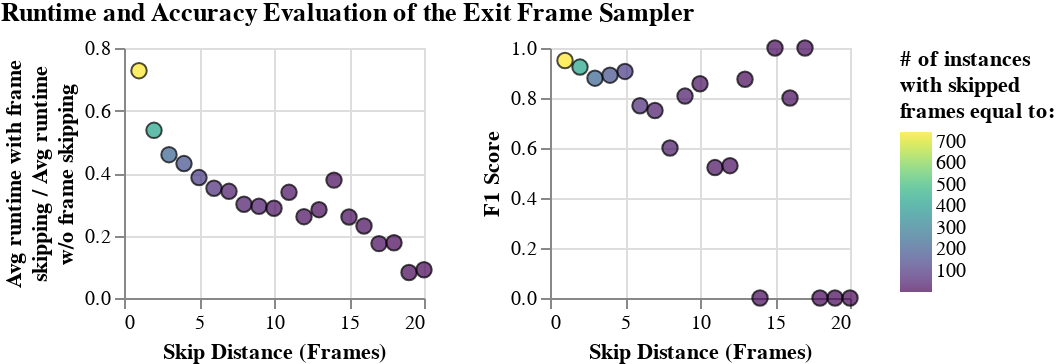

Notebook code cell kept with this figure:
### Code cell
values = []
distance = 'Skip Distance (Frames)'
runtime = 'Average Runtime Proportion'
f1 = 'F1 Score'
count = 'Number of skipping instance'
for x, s in skip_map.items():
    if x == 0 or x > 20:
    # if x > 20:
        continue
    runtimes = []
    for t, d in zip(s['total_strongsort_time'], s['de_strongsort_time']):
        runtimes.append(d / t)

    values.append({
        distance: x,
        # runtime: np.average(runtimes),
        runtime: np.average(s['de_strongsort_time']) / np.average(s['total_strongsort_time']),
        # f1: np.average(s['f1']),
        f1: s['_f1'],
        count: len(runtimes),
    })

def chart(field, fieldname):
    return alt.Chart(pd.DataFrame.from_records(values)).mark_circle().encode(
        x=alt.X(distance, type='quantitative', scale=alt.Scale(zero=False)),
        y=alt.Y(field, type='quantitative', title=fieldname),
        # size=alt.Size(count, scale=alt.Scale(rangeMax=600)),
        size=alt.SizeValue(60),
        # color=alt.Color(count, scale=alt.Scale(scheme='viridis')),
        color=alt.Color(
            count,
            scale=alt.Scale(scheme='viridis'),
            # sort='descending',
            legend=alt.Legend(
                # values=[200, 400, 600, 746],
                title=['# of instances', 'with skipped', 'frames equal to:'],
                # title=['# of', 'instances with', 'skipped frames', 'equal to:'],
                tickCount=6,
                gradientLength=80,
            ),
        ),
        stroke=alt.StrokeValue('black'),
        strokeWidth=alt.StrokeWidthValue(1),
        # strokeOpacity=alt.OpacityValue(1),
        tooltip=[count]
    ).properties(
        width=150,
        height=125,
        # padding=0,
    )

alt.Chart(pd.DataFrame.from_records(values)).mark_circle().encode(
    x=alt.X(distance, type='quantitative', scale=alt.Scale(zero=False)),
    y=alt.Y(alt.repeat('column'), type='quantitative'),
    # size=alt.Size(count, scale=alt.Scale(rangeMax=600)),
    size=alt.SizeValue(60),
    # color=alt.Color(count, scale=alt.Scale(scheme='viridis')),
    color=alt.Color(
        count,
        scale=alt.Scale(scheme='viridis'),
        # sort='descending',
        legend=alt.Legend(
            # values=[200, 400, 600, 746],
            title=['# of instances', 'with skipped', 'frames equal to:'],
            # title=['# of', 'instances with', 'skipped frames', 'equal to:'],
            tickCount=6,
            gradientLength=80,
        ),
    ),
    stroke=alt.StrokeValue('black'),
    strokeWidth=alt.StrokeWidthValue(1),
    # strokeOpacity=alt.OpacityValue(1),
    tooltip=[count]
).properties(
    width=150,
    height=125,
).repeat(
    column=[runtime, f1]
).properties(
    title='Comparing StrongSORT with vs. without Exit Frame Sampler',
    padding=0,
)

(chart(runtime, ['Avg runtime with frame', 'skipping / Avg runtime', 'w/o frame skipping']) | chart(f1, 'F1 Score')).properties(
    title='Runtime and Accuracy Evaluation of the Exit Frame Sampler',
    padding=0,
)

### Figure 1 — Vega-Lite specification as saved in the notebook (floating-point values rounded to 4 significant figures)
{"config": {"view": {"continuousWidth": 400, "continuousHeight": 300}}, "hconcat": [{"data": {"name": "data-ecb3002c013cd71424748b64e86839e2"}, "mark": "circle", "encoding": {"color": {"field": "Number of skipping instance", "legend": {"gradientLength": 80, "tickCount": 6, "title": ["# of instances", "with skipped", "frames equal to:"]}, "scale": {"scheme": "viridis"}, "type": "quantitative"}, "size": {"value": 60}, "stroke": {"value": "black"}, "strokeWidth": {"value": 1}, "tooltip": [{"field": "Number of skipping instance", "type": "quantitative"}], "x": {"field": "Skip Distance (Frames)", "scale": {"zero": false}, "type": "quantitative"}, "y": {"field": "Average Runtime Proportion", "title": ["Avg runtime with frame", "skipping / Avg runtime", "w/o frame skipping"], "type": "quantitative"}}, "height": 125, "width": 150}, {"data": {"name": "data-ecb3002c013cd71424748b64e86839e2"}, "mark": "circle", "encoding": {"color": {"field": "Number of skipping instance", "legend": {"gradientLength": 80, "tickCount": 6, "title": ["# of instances", "with skipped", "frames equal to:"]}, "scale": {"scheme": "viridis"}, "type": "quantitative"}, "size": {"value": 60}, "stroke": {"value": "black"}, "strokeWidth": {"value": 1}, "tooltip": [{"field": "Number of skipping instance", "type": "quantitative"}], "x": {"field": "Skip Distance (Frames)", "scale": {"zero": false}, "type": "quantitative"}, "y": {"field": "F1 Score", "title": "F1 Score", "type": "quantitative"}}, "height": 125, "width": 150}], "padding": 0, "title": "Runtime and Accuracy Evaluation of the Exit Frame Sampler", "$schema": "https://vega.github.io/schema/vega-lite/v4.17.0.json", "datasets": {"data-ecb3002c013cd71424748b64e86839e2": [{"Skip Distance (Frames)": 1, "Average Runtime Proportion": 0.7275, "F1 Score": 0.9502, "Number of skipping instance": 746}, {"Skip Distance (Frames)": 2, "Average Runtime Proportion": 0.5364, "F1 Score": 0.9237, "Number of skipping instance": 431}, {"Skip Distance (Frames)": 5, "Average Runtime Proportion": 0.3853, "F1 Score": 0.9064, "Number of skipping instance": 117}, {"Skip Distance (Frames)": 3, "Average Runtime Proportion": 0.4587, "F1 Score": 0.8793, "Number of skipping instance": 222}, {"Skip Distance (Frames)": 4, "Average Runtime Proportion": 0.4302, "F1 Score": 0.8914, "Number of skipping instance": 165}, {"Skip Distance (Frames)": 9, "Average Runtime Proportion": 0.2935, "F1 Score": 0.8077, "Number of skipping instance": 42}, {"Skip Distance (Frames)": 6, "Average Runtime Proportion": 0.3513, "F1 Score": 0.7692, "Number of skipping instance": 79}, {"Skip Distance (Frames)": 11, "Average Runtime Proportion": 0.3381, "F1 Score": 0.5217, "Number of skipping instance": 22}, {"Skip Distance (Frames)": 8, "Average Runtime Proportion": 0.3, "F1 Score": 0.6, "Number of skipping instance": 40}, {"Skip Distance (Frames)": 17, "Average Runtime Proportion": 0.174, "F1 Score": 1.0, "Number of skipping instance": 9}, {"Skip Distance (Frames)": 10, "Average Runtime Proportion": 0.2871, "F1 Score": 0.8571, "Number of skipping instance": 23}, {"Skip Distance (Frames)": 12, "Average Runtime Proportion": 0.2604, "F1 Score": 0.5294, "Number of skipping instance": 16}, {"Skip Distance (Frames)": 15, "Average Runtime Proportion": 0.2593, "F1 Score": 1.0, "Number of skipping instance": 9}, {"Skip Distance (Frames)": 7, "Average Runtime Proportion": 0.3413, "F1 Score": 0.75, "Number of skipping instance": 43}, {"Skip Distance (Frames)": 14, "Average Runtime Proportion": 0.3772, "F1 Score": 0.0, "Number of skipping instance": 10}, {"Skip Distance (Frames)": 19, "Average Runtime Proportion": 0.08162, "F1 Score": 0.0, "Number of skipping instance": 4}, {"Skip Distance (Frames)": 18, "Average Runtime Proportion": 0.1767, "F1 Score": 0.0, "Number of skipping instance": 3}, {"Skip Distance (Frames)": 20, "Average Runtime Proportion": 0.09037, "F1 Score": 0.0, "Number of skipping instance": 1}, {"Skip Distance (Frames)": 16, "Average Runtime Proportion": 0.2304, "F1 Score": 0.8, "Number of skipping instance": 10}, {"Skip Distance (Frames)": 13, "Average Runtime Proportion": 0.2827, "F1 Score": 0.875, "Number of skipping instance": 7}]}}
